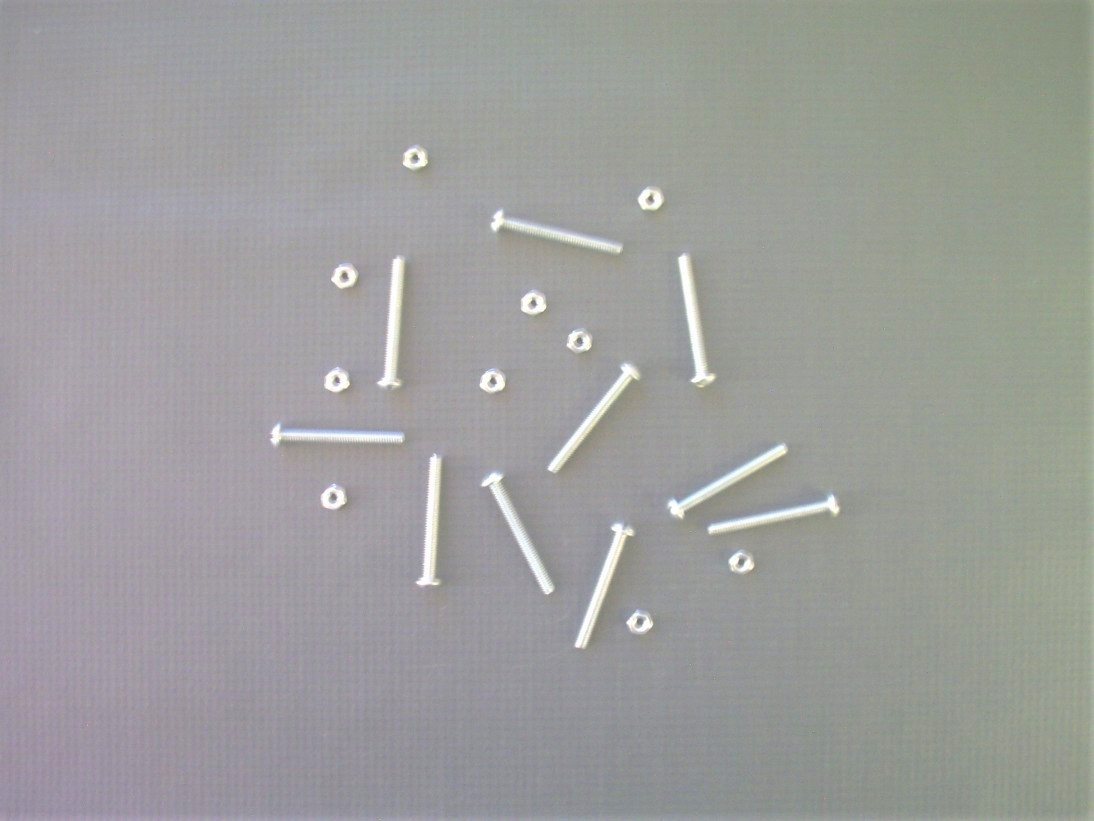
#> input picture Computer_Vision_with_OpenCV/Resources/Img/screws.jpg, 1094 x 821 px
$ jupyter execute LUT.ipynb
#> lines starting #> are read from the running program, lines starting #| are printed output that depends on the picture
## LUT - Look Up Table

It's a way to apply image transformations quickly and efficiently. The goal is to create a table of pre-calculated values used to map each pixel in the image to a new value. It can be used to apply filters, adjust contrast, change colors, etc.

##### Library Importing

[cell 1]
import cv2 as cv
import numpy as np
import matplotlib.pyplot as plt

##### Image Reading

[cell 2]
img = cv.imread('./Resources/Img/screws.jpg')
#> img is the input picture: shape (821, 1094, 3); mean B, G, R 156.7, 157.9, 157.4
plt.imshow(img)
plt.show()

### The LUT works like this:

**Table Creation**:  The first step is create the Look Up Table; <br>
**Table Aplication**:  After that, it is used to map each pixel in the image to a new value; <br>
**Final Result**:  The output image will look different from the original image depending on the table used. <br>

`LUT(img, Table)`
* Input: <br>
    1.	`img`: Original image; <br>
    2.  `Table`: Look Up Table. <br><br>

* Output: Imagem com a aparência ajustada ou modificada após a aplicação da tabela.<br>

### Creating a LUT to Increase the Contrast of an Image

[cell 3]
# Creating LUT to Increase Contrast
lut = np.zeros(256, dtype = 'uint8')
for i in range(256):
    if i < 200:
        lut[i] = 0
    else:
        lut[i] = 255

# Applying the LUT on the image
contrastedImg = cv.LUT(img, lut)
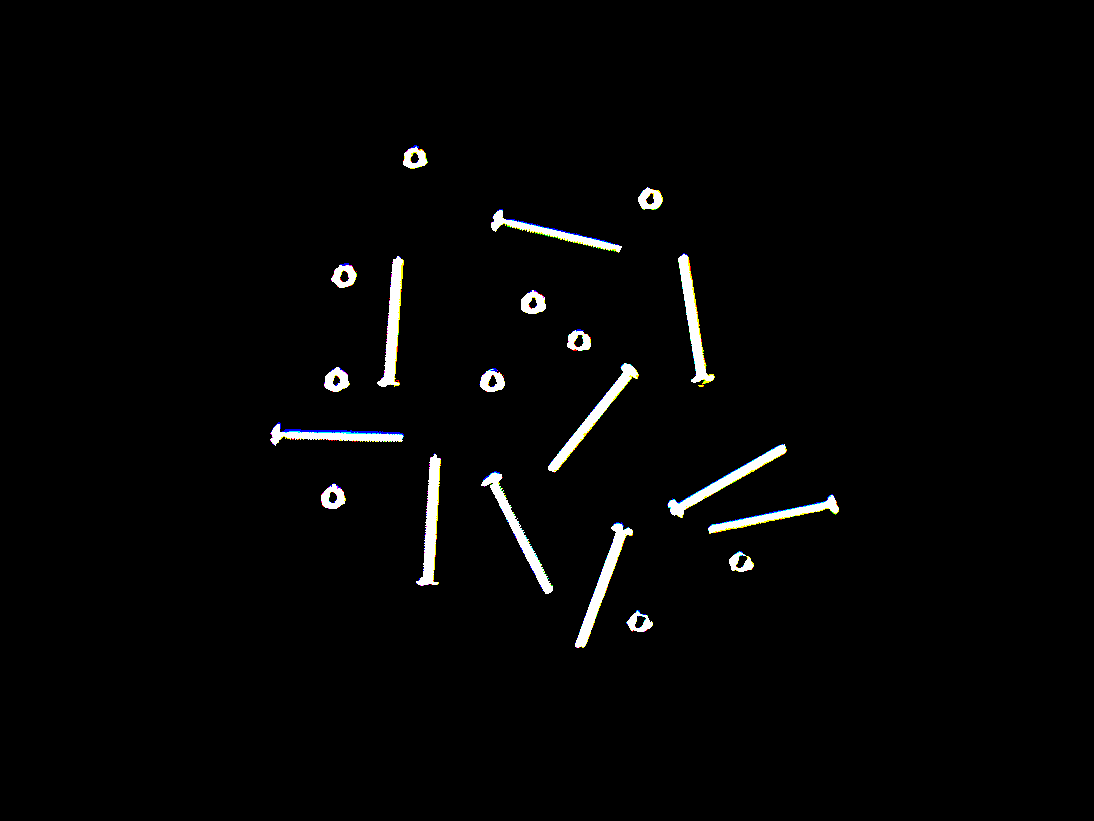
#> contrastedImg: shape (821, 1094, 3); mean B, G, R 4.7, 4.8, 4.7

# Plotting the Original image and
# the image with Increased Contrast
plt.figure(figsize=(15,8))
plt.subplot(1, 2, 1)
plt.imshow(img)
plt.title('Original Image')

plt.subplot(1, 2, 2)
plt.imshow(contrastedImg)
plt.title('Increased Contrast')
plt.show()
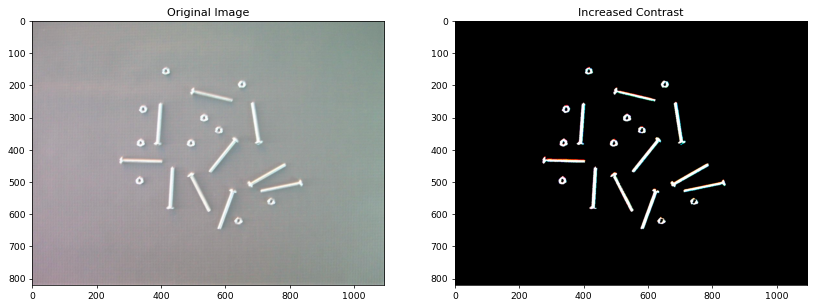
#> figure drawn by matplotlib, 2 panels; B, G, R data is drawn as R, G, B

### Creating a LUT to Change the Image Colors

[cell 4]
# Creating a LUT to Change the Image Color to Blue
lut = np.zeros((256, 1, 3), dtype = 'uint8')
lut[:, 0, 2] = np.arange(256)

# Applying the LUT on the image
blueImg = cv.LUT(img, lut)
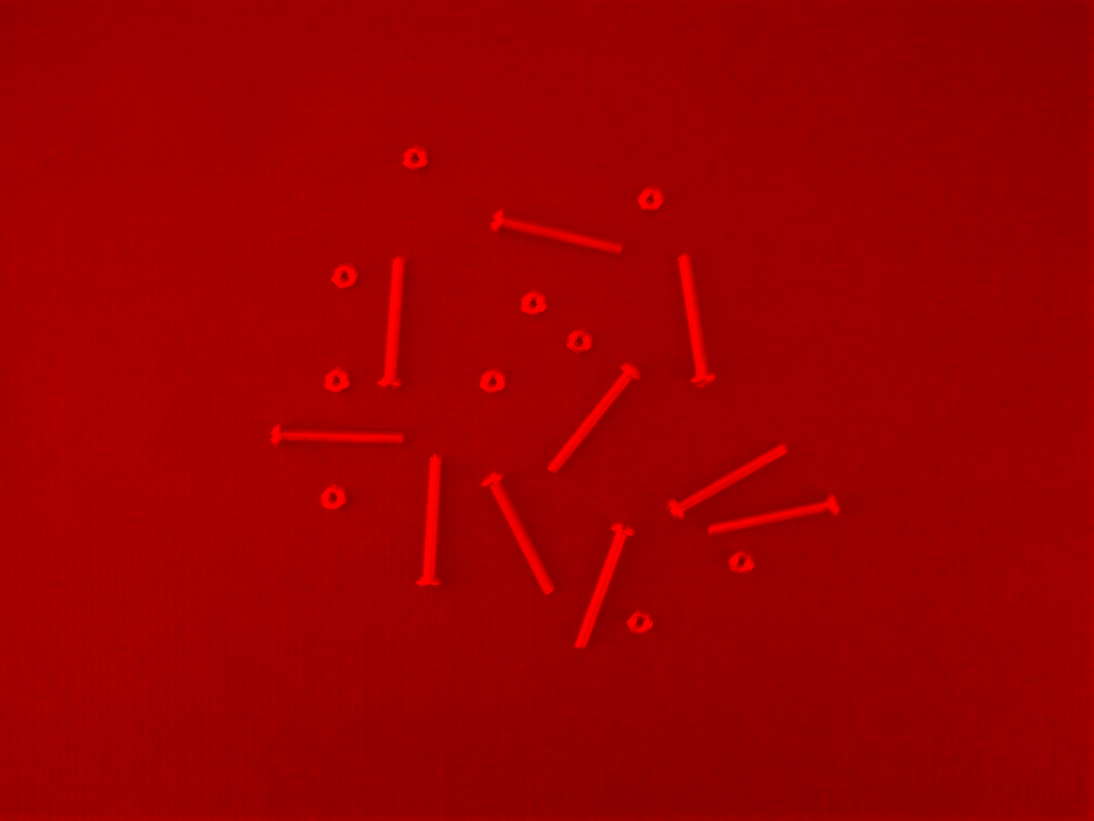
#> blueImg: shape (821, 1094, 3); mean B, G, R 0, 0, 157.4

# Plotting the Original image and
# the image with Changed Color
plt.figure(figsize=(15,8))
plt.subplot(1, 2, 1)
plt.imshow(img)
plt.title('Original Image')

plt.subplot(1, 2, 2)
plt.imshow(blueImg)
plt.title('Color Changed to Blue')
plt.show()
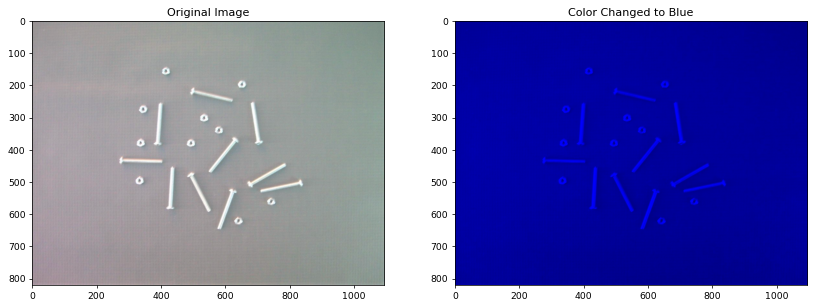
#> figure drawn by matplotlib, 2 panels; B, G, R data is drawn as R, G, B

[cell 5]
# Creating a LUT to Change the Image Color to Green
lut = np.zeros((256, 1, 3), dtype = 'uint8')
lut[:, 0, 1] = np.arange(256)

# Applying the LUT on the image
greenImg = cv.LUT(img, lut)
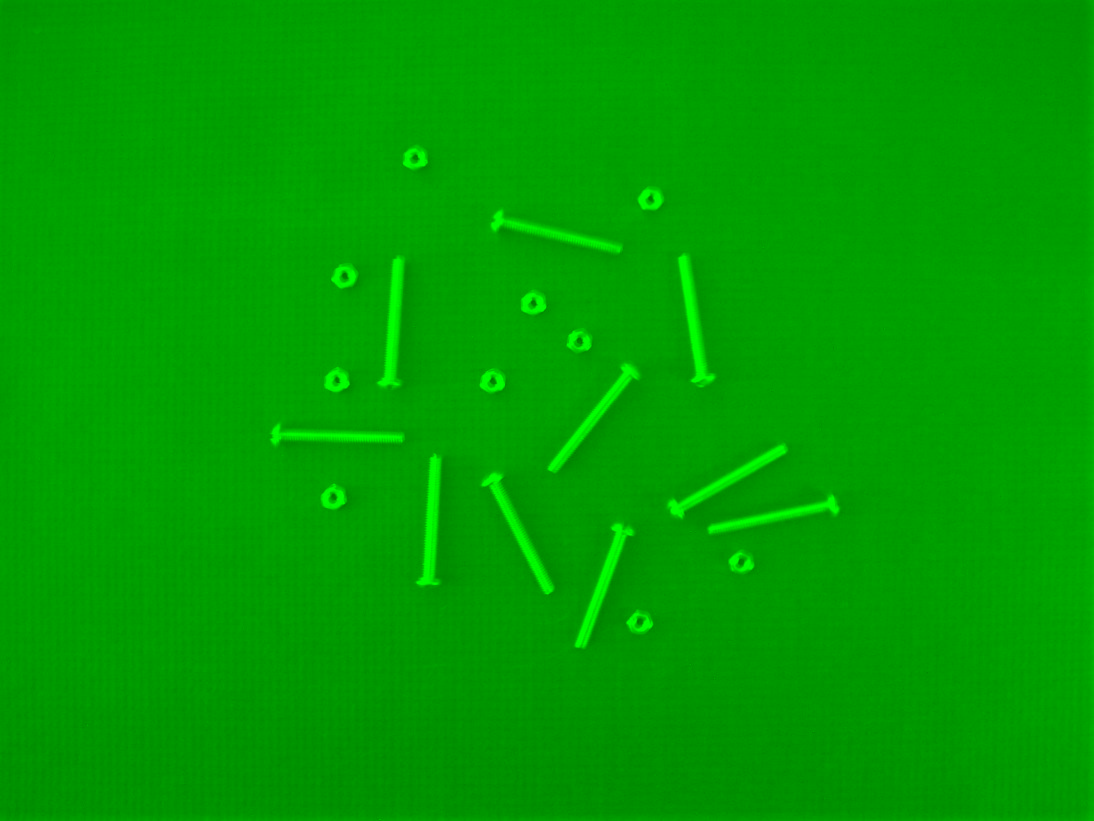
#> greenImg: shape (821, 1094, 3); mean B, G, R 0, 157.9, 0

# Plotting the Original image and
# the image with Changed Color
plt.figure(figsize=(15,8))
plt.subplot(1, 2, 1)
plt.imshow(img)
plt.title('Original Image')

plt.subplot(1, 2, 2)
plt.imshow(greenImg)
plt.title('Color Changed to Green')
plt.show()
#> figure, not shown here; B, G, R data is drawn as R, G, B

[cell 6]
# Creating a LUT to Change the Image Color to Red
lut = np.zeros((256, 1, 3), dtype = 'uint8')
lut[:, 0, 0] = np.arange(256)

# Applying the LUT on the image
redImg = cv.LUT(img, lut)
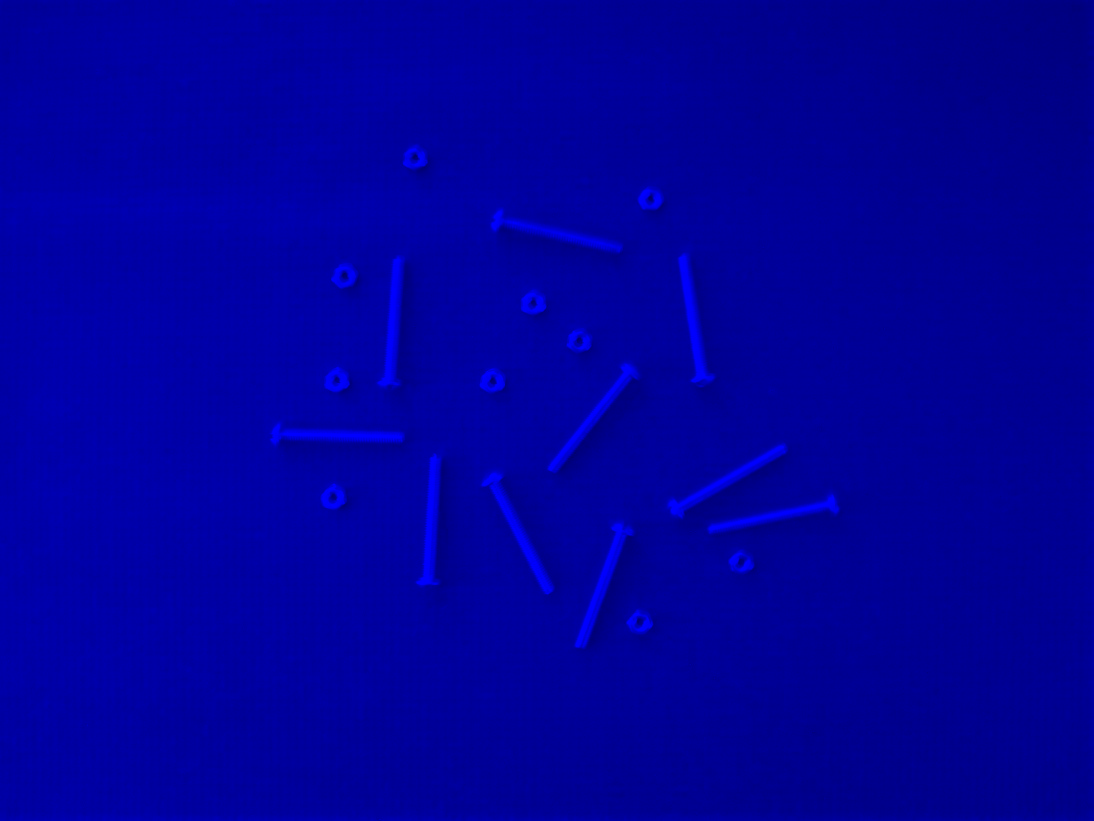
#> redImg: shape (821, 1094, 3); mean B, G, R 156.7, 0, 0

# Plotting the Original image and
# the image with Changed Color
plt.figure(figsize=(15,8))
plt.subplot(1, 2, 1)
plt.imshow(img)
plt.title('Original Image')

plt.subplot(1, 2, 2)
plt.imshow(redImg)
plt.title('Color Changed to Red')
plt.show()
#> figure, not shown here; B, G, R data is drawn as R, G, B
